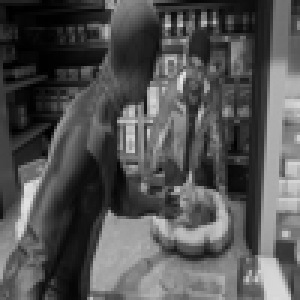
#> input picture PROYECTO/VGAoverRAM-Tools/image_gray_8bit.png, 100 x 100 px (shown 3 times larger)
$ python laplacianFilter.py
#> lines starting #> are read from the running program, lines starting #| are printed output that depends on the picture
from PIL import Image
import numpy as np

def apply_laplace_filter(image_path):
    # Open the image
#> called with image_path = 'image_gray_8bit.png'
    image = Image.open(image_path)
#> image is the input picture: PIL image 100x100 L; min 0, max 232, mean 83.2

    # Convert the image to a NumPy array
    img_array = np.array(image)

    # Laplace filter kernel
    laplace_kernel = np.array([[0, 1, 0],
                               [1, -4, 1],
                               [0, 1, 0]])

    # Apply the Laplace filter using convolution
    filtered_array = np.zeros_like(img_array)

    height, width = img_array.shape[:2]
#> height = 100; width = 100

    for i in range(1, height - 1):
        for j in range(1, width - 1):
            # Extract the neighborhood
            neighborhood = img_array[i-1:i+2, j-1:j+2]

            # Apply Laplace filter
            laplace_value = np.sum(neighborhood * laplace_kernel)

            # Clip the resulting value to [0, 255]
            filtered_array[i, j] = np.clip(laplace_value, 0, 255)
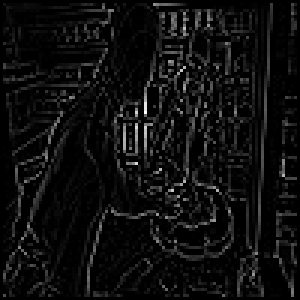
#> filtered_array: shape (100, 100) (shown 3 times larger); min 0, max 255, mean 14.3

    # Create a new image from the filtered array
    filtered_image = Image.fromarray(filtered_array.astype(np.uint8))

    return filtered_image

def main():
    # Input image path
    image_path = "image_gray_8bit.png"

    # Apply the Laplace filter
    filtered_image = apply_laplace_filter(image_path)

    # Save the filtered image
    filtered_image.save("laplace_filtered_image.png")

if __name__ == "__main__":
    main()
